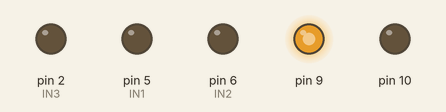
A sketch run on a simulated Arduino Uno, built with avr-gcc and run on an emulated ATmega328P. On the bench: output pins drawn as LEDs (lit = HIGH).

Above: at 0.05 s.
At 1.85 s:
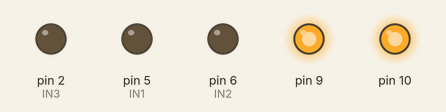
At 3.7 s:
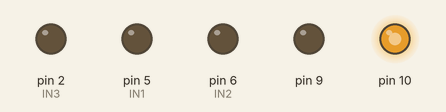
Timing chart, 0 to 8.5 s (numbered marks = the images above):
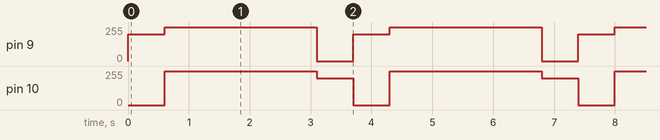

The sketch:

sketch_dec22e.ino
```cpp
void setup() {
  // put your setup code here, to run once:
  pinMode(2,OUTPUT);//IN3
  pinMode(5,OUTPUT);//IN1
  pinMode(6,OUTPUT);//IN2
}

void loop() {
  // put your main code here, to run repeatedly:

 forw(200);
 delay(600);
 brake();
 delay(2500);
 rev(200);
 delay(600);

}
void forw(int f){
  analogWrite(9,f);
analogWrite(10,0);
}
void rev(int f){
  analogWrite(9,0);
analogWrite(10,f);
}
void brake(){
  analogWrite(9,255);
analogWrite(10,255);}
```

Measured:
- by itself, pin 9: repeats every 3.7 s: 255/255 2.5 s, 0/255 0.60 s, 200/255 0.60 s
- by itself, pin 10: repeats every 3.7 s: 200/255 0.60 s, 0/255 0.60 s, 255/255 2.5 s
